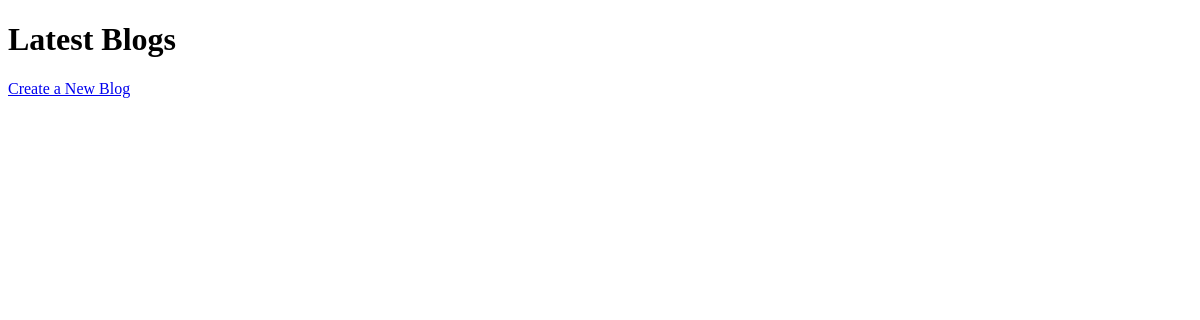
/blog/, run on an earlier commit of the app's database.
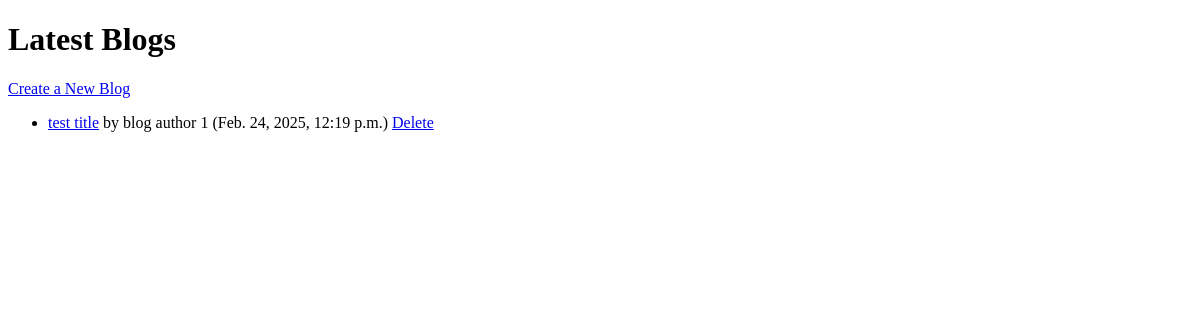
And on a later commit of the database.
### blog/models.py (models this page shows, shortened)
class Blog(models.Model):
    title = models.CharField(max_length=200)
    author = models.CharField(max_length=30)
    publish_date = models.DateTimeField('publish date')
    blog_type = models.CharField(max_length=200)
    content = models.TextField(null=True, blank=True)

### blog/views.py (the view)
# urls.py: path('', views.index, name = 'index'),
def index(request):
    newest_blog = Blog.objects.order_by('-publish_date')[:15]
    context = {'newest_blog': newest_blog}
    return render(request, 'blog/index.html', context)

### blog/templates/blog/index.html (shortened to what this page needs)
<!DOCTYPE html>
<html lang="en">
<head>
</head>
<body>
    <h1>Latest Blogs</h1>
    <a href="{% url 'blog:create' %}">Create a New Blog</a>
    <ul>
        {% for blog in newest_blog %}
            <li>
                <a href="{% url 'blog:show' blog.id %}">{{ blog.title }}</a> by {{ blog.author }} ({{ blog.publish_date }})
                <a href="{% url 'blog:delete' blog.id %}">Delete</a>
            </li>
        {% endfor %}
    </ul>
</body>
</html>

What changed in the data, as far as the page shows it:
added Blog: title "test title", author "blog author 1", publish_date "Feb. 24, 2025, 12:19 p.m."
